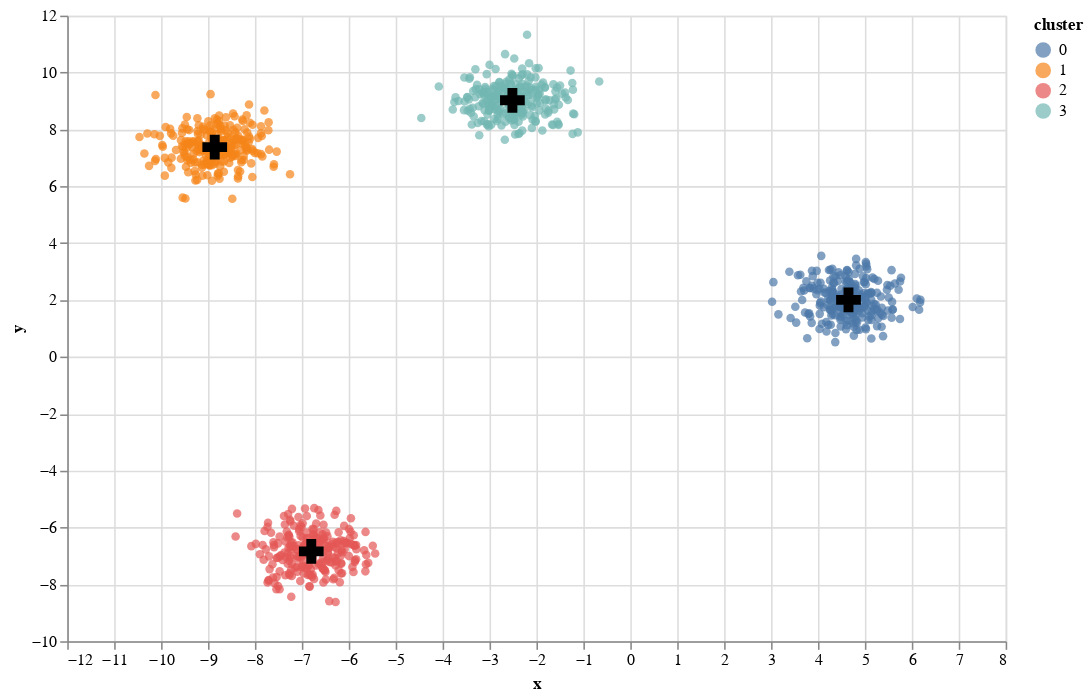

Notebook cell for this chart:
### Code cell
blobs_points = alt.Chart(blobs).mark_circle().encode(
    x="x",
    y="y",
    color="cluster:N"
).properties(
    width=600,
    height=400
)

blobs_centroids = alt.Chart(centroids_df).mark_point(size=250, fill="black", filled=True, fillOpacity=1, shape="cross").encode(
    x="x",
    y="y",
).properties(
    width=600,
    height=400
)

blobs_points + blobs_centroids

### Figure 1 — Vega-Lite specification as saved in the notebook (floating-point values rounded to 4 significant figures; data arrays with more than 128 entries replaced by an {"elided": "..."} marker saying what was removed)
{"$schema": "https://vega.github.io/schema/vega-lite/v3.4.0.json", "config": {"background": "white", "mark": {"tooltip": null}, "view": {"height": 300, "width": 400}}, "datasets": {"data-b5029a9f9d05cdf6ca6a2498f6dc8e11": {"elided": "1000 records"}, "data-c06bb00c182817cf7a242a706609adb8": [{"x": 4.651, "y": 2.005}, {"x": -8.857, "y": 7.376}, {"x": -6.799, "y": -6.84}, {"x": -2.513, "y": 9.023}]}, "layer": [{"data": {"name": "data-b5029a9f9d05cdf6ca6a2498f6dc8e11"}, "encoding": {"color": {"field": "cluster", "type": "nominal"}, "x": {"field": "x", "type": "quantitative"}, "y": {"field": "y", "type": "quantitative"}}, "height": 400, "mark": "circle", "width": 600}, {"data": {"name": "data-c06bb00c182817cf7a242a706609adb8"}, "encoding": {"x": {"field": "x", "type": "quantitative"}, "y": {"field": "y", "type": "quantitative"}}, "height": 400, "mark": {"fill": "black", "fillOpacity": 1, "filled": true, "shape": "cross", "size": 250, "type": "point"}, "width": 600}]}
